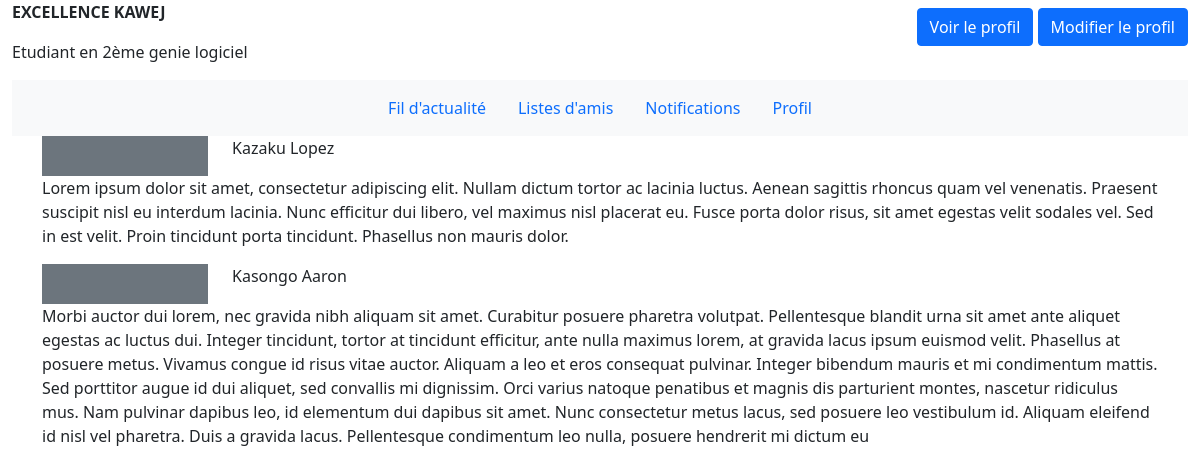
The app's page / (signed in) with its own data.
### Trombinoscoop/models.py (models this page shows, shortened)
class Person(models.Model):
    img_profile = models.FileField(upload_to='profil_img/', default=None, null=True, blank=True)
    registration_number = models.CharField(max_length=30, unique=True)
    last_name = models.CharField(max_length=30)
    first_name = models.CharField(max_length=30)
    birth_date = models.DateField(blank=True)
    email = models.EmailField(unique=True)
    home_phone_number = models.CharField(max_length=20, blank=True)
    cellphone_number = models.CharField(max_length=20, blank=True, unique=True)
    password = models.CharField(max_length=32, unique=True)
    friends = models.ManyToManyField('self', blank=True)
    faculty = models.ForeignKey('Faculty', on_delete=models.CASCADE, default=None)
    person_type = 'generic'

class Student(Person):
    cursus = models.ForeignKey('Cursus', on_delete=models.CASCADE, default=None)
    year = models.IntegerField()
    person_type = 'student'

class Cursus(models.Model):
    title = models.CharField(max_length=30)

class Publication(models.Model):
    nb_like = models.IntegerField(blank=True, null=True)
    nb_sharing = models.IntegerField(blank=True, null=True)
    date = models.DateField(auto_now=False, auto_now_add=True)
    text = models.TextField(blank=True)
    img = models.FileField(upload_to=user_directory_path, blank=True)
    videos_path = models.FileField(upload_to=user_directory_path, blank=True)
    author_fk = models.ForeignKey('Person', on_delete=models.CASCADE, default=None)

### Trombinoscoop/views.py (the view)
# urls.py: path('', views.publications),
def publications(request):
    logged_user = get_logged_user_from_request(request)
    if logged_user:
        pub = []
        user = Person.objects.get(pk=logged_user.id)
        for i in user.friends.all():
            pub.append(Publication.objects.get(author_fk=i))
        return render(request, 'welcome.html', {'pub': pub, 'logged_user': logged_user})
    else:
        return redirect('/login/')

### Trombinoscoop/views.py (called while the page is built)
def get_logged_user_from_request(request):
    if 'logged_user_id' in request.session:
        logged_user_id = request.session['logged_user_id']
        if len(Student.objects.filter(id=logged_user_id)) == 1:
            return Student.objects.get(id=logged_user_id)
        elif len(Employee.objects.filter(id=logged_user_id)):
            return Employee.objects.get(id=logged_user_id)
        else:
            return None
    else:
        return None

### templates/welcome.html (shortened to what this page needs)
{% extends "base.html" %}
{% block bodyId %}welcomePage{% endblock %}
{% block headerContent %}
    <div class="container-fluid">
        <div class="row">
            <div class="col-6">
                <p class="text-dark text-uppercase text-start fw-bold">{{ logged_user.first_name }} {{ logged_user.last_name }}</p>
                <p class="text-dark text-start">
                    {% if logged_user.person_type == 'student' %}
                        Etudiant en
                        {% if logged_user.year == 1 %}
                            {{ logged_user.year }}ère
                        {% else %}
                            {{ logged_user.year }}ème
                        {% endif %}
                        {{ logged_user.cursus.title }}
                    {% else %}
                        {{ logged_user.job.title|capfirst }}
                        dans la faculté {{ logged_user.faculty }}
                    {% endif %}
                </p>
            </div>
            <div class="col-6 text-end align-items-center mt-2">
                <a href="showProfile?userToShow={{ logged_user.id }}" class="btn btn-primary">Voir le profil</a>
                <a href="modifyProfile" class="btn btn-primary">Modifier le profil</a>
            </div>
        </div>
        <div class="navbar bg-light">
            <div class="container justify-content-evenly">
                <ul class="nav">
                    <li class="nav-item">
                        <a href="" class="nav-link active" aria-current="page">Fil d'actualité</a>
                    </li>
                    <li class="nav-item">
                        <a href="" class="nav-link">Listes d'amis</a>
                    </li>
                    <li class="nav-item">
                        <a href="" class="nav-link">Notifications</a>
                    </li>
                    <li class="nav-item">
                        <a href="" class="nav-link">Profil</a>
                    </li>
                </ul>
            </div>
        </div>
    </div>
{% endblock %}
{% block content %}
    {% for field in pub %}
        <div class="container">
            <div class="row">
                <div class="col-2">
                    <div class="bg-secondary h-100 w-100"></div>
                </div>
                <div class="col-10">
                    <p class="text-start">{{ field.author_fk.last_name }} {{ field.author_fk.first_name }}</p>
                </div>
            </div>
            {% if field.text %}
                <p>{{ field.text }}</p>
            {% endif %}
        </div>
    {% endfor %}
{% endblock %}

### templates/base.html (shortened to what this page needs)
<!DOCTYPE html>
<html lang="en">
<head>
    <link rel="stylesheet" type="text/css" href="../static/css/bootstrap.min.css">
</head>
<body id="{% block bodyId %}genericPage{% endblock %}">
    <header>
        {% block headerContent %}{% endblock %}
    </header>
    <section id="Content">
        {% block content %}{% endblock %}
    </section>
</body>
</html>

### records on screen
Person: first_name "EXCELLENCE", last_name "KAWEJ"
Student: year "2", cursus "genie logiciel"
Publication: author_fk.last_name "Kazaku", author_fk.first_name "Lopez", text "Lorem ipsum dolor sit amet, consectetur adipiscing elit. Nullam dictum tortor ac lacinia luctus. Aenean sagittis rhoncus quam vel venenatis. Praesent suscipit nisl eu interdum lacinia. Nunc efficitur dui libero, vel maximus nisl placerat eu. Fusce porta dolor risus, sit amet egestas velit sodales vel. Sed in est velit. Proin tincidunt porta tincidunt. Phasellus non mauris dolor."
Publication: author_fk.last_name "Kasongo", author_fk.first_name "Aaron", text "Morbi auctor dui lorem, nec gravida nibh aliquam sit amet. Curabitur posuere pharetra volutpat. Pellentesque blandit urna sit amet ante aliquet egestas ac luctus dui. Integer tincidunt, tortor at tincidunt efficitur, ante nulla maximus lorem, at gravida lacus ipsum euismod velit. Phasellus at posuere metus. Vivamus congue id risus vitae auctor. Aliquam a leo et eros consequat pulvinar. Integer bibendum mauris et mi condimentum mattis. Sed porttitor augue id dui aliquet, sed convallis mi dignissim. Orci varius natoque penatibus et magnis dis parturient montes, nascetur ridiculus mus. Nam pulvinar dapibus leo, id elementum dui dapibus sit amet. Nunc consectetur metus lacus, sed posuere leo…"
